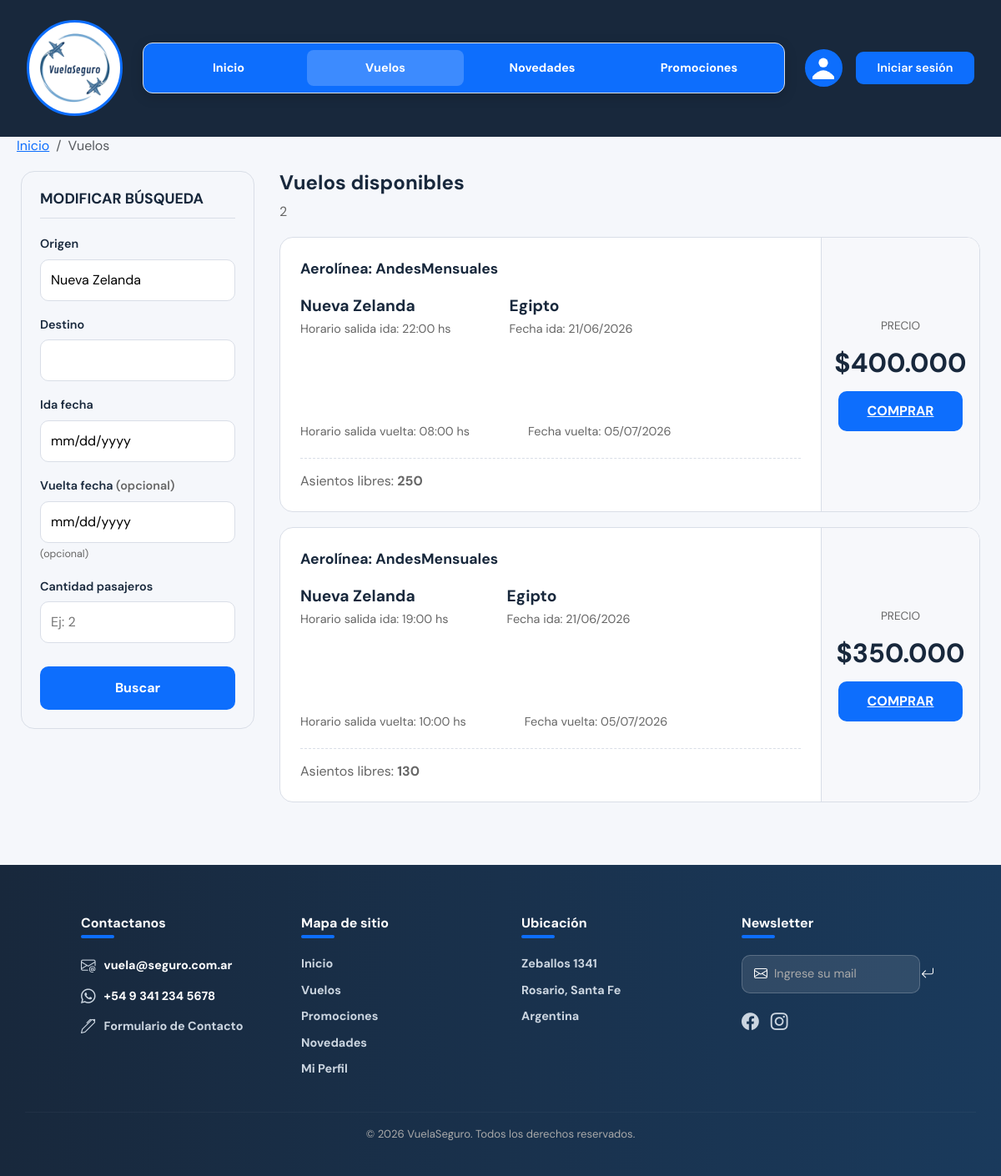
Screenshot of /VUELOS/vuelos.php?origen=Nueva Zelanda with the database file from the repository.
### tables this page shows
CREATE TABLE `vuelos` (
  `codVuelo` int(11) NOT NULL,
  `codAerolinea` int(11) DEFAULT NULL,
  `origenVuelo` varchar(50) DEFAULT NULL,
  `destinoVuelo` varchar(50) DEFAULT NULL,
  `fechaSalidaVuelo` date DEFAULT NULL,
  `horaSalidaVuelo` time(5) DEFAULT NULL,
  `fechaVuelta` date DEFAULT NULL,
  `horaVuelta` time(5) DEFAULT NULL,
  `precioVuelo` decimal(10,0) DEFAULT NULL,
  `asientosDisponibles` int(11) DEFAULT NULL
);

CREATE TABLE `aerolineas` (
  `codAerolinea` int(11) NOT NULL,
  `nombreAerolinea` varchar(100) NOT NULL,
  `codigoIATA` varchar(3) NOT NULL,
  `descripcionAerolinea` varchar(300) NOT NULL,
  `codigoPais` varchar(3) NOT NULL,
  `claveAerolinea` varchar(255) NOT NULL
);

### VUELOS/vuelos.php (the view, shortened to what this page needs)
<?php
include_once('../conexion.inc');
$esCEO = (isset($_SESSION['tipoUsuario']) && $_SESSION['tipoUsuario'] === 'CEO');
$filtroOrigen = isset($_GET['origen']) ? trim($_GET['origen']) : '';
$filtroDestino = isset($_GET['destino']) ? trim($_GET['destino']) : '';
$filtroFechaIda = isset($_GET['fechaIda']) ? $_GET['fechaIda'] : '';
$filtroFechaVuelta = isset($_GET['fechaVuelta']) ? $_GET['fechaVuelta'] : '';
$condiciones = [];
if ($filtroOrigen) {
    $filtroOrigenEsc = mysqli_real_escape_string($link, $filtroOrigen);
    $condiciones  [] = "v.origenVuelo LIKE '%$filtroOrigenEsc%'";
}
$sql = "SELECT v.*, a.nombreAerolinea FROM vuelos v LEFT JOIN aerolineas a ON v.codAerolinea = a.codAerolinea";
if (!empty($condiciones)) {
    $sql = $sql . " WHERE " . implode(" AND ", $condiciones);
}
$sql = $sql . " ORDER BY v.fechaSalidaVuelo ASC";
$result = mysqli_query($link, $sql);
$totalVuelos = mysqli_num_rows($result);
$promosMap = [];
?>
<!DOCTYPE html>
<html lang="es">
<head>
  <link href="https://cdn.jsdelivr.net/npm/bootstrap@5.3.3/dist/css/bootstrap.min.css" rel="stylesheet"/>
  <link rel="stylesheet" href="https://cdn.jsdelivr.net/npm/bootstrap-icons@1.10.5/font/bootstrap-icons.css">
  <link href="../INDEX/estilos-globales.css" rel="stylesheet">
  <link href="vuelos.css" rel="stylesheet">
</head>
<body>
  <section class="navbar-section">
    <div class="header-wrapper">
      <nav class="navbar-custom">
        <div class="logo-wrap">
          <img src="../INDEX/logo-vuelaseguro.png" class="logo-vuela" alt="Logo VuelaSeguro">
        </div>
        <div class="nav-links">
          <a href="../INDEX/index.php">Inicio</a>
          <a href="../VUELOS/vuelos.php" class="active">Vuelos</a>
          <a href="../NOVEDADES/novedades.php">Novedades</a>
          <a href="../PROMOCIONES/promociones.php">Promociones</a>
        </div>
        <div class="nav-right">
          <div class="foto-perfil" title="Perfil">
            <svg width="26" height="40" viewBox="0 0 42 42" xmlns="http://www.w3.org/2000/svg">
              <circle cx="21" cy="10" r="9" fill="#ffffff"/>
              <path d="M -4 42 Q 21 7 46 42 Z" fill="#ffffff"/>
            </svg>
          </div>
          <?php if (isset($_SESSION['nombreUsuario'])): ?>
              <span class="text-white me-2"><a href="../PERFIL/perfiles.php" style="text-decoration: none; color: white">Hola, <strong><?php echo htmlspecialchars($_SESSION['nombreUsuario']); ?></strong></a></span>
              <a href="../LOGIN/logout.php" class="btn-registro" style="text-decoration:none;background:#dc3545;">Cerrar sesion</a>
          <?php else: ?>
              <a href="../LOGIN/login.php" class="btn-registro" style="text-decoration: none; color: white;">Iniciar sesión</a>
          <?php endif; ?>
        </div>
      </nav>
      <nav aria-label="breadcrumb">
        <ol class="breadcrumb">
          <li class="breadcrumb-item"><a href="../INDEX/index.php">Inicio</a></li>
          <li class="breadcrumb-item active" aria-current="page">Vuelos</li>
        </ol>
      </nav>
    </div>
  </section>
  <div class="resultados-wrapper">
    <aside class="sidebar">
      <h3>MODIFICAR BÚSQUEDA</h3>
      <div class="sidebar-grupo">
        <label>Origen</label>
        <input class="sidebar-input" type="text" id="sb_origen" value="<?php echo htmlspecialchars($filtroOrigen); ?>">
      </div>
      <div class="sidebar-grupo">
        <label>Destino</label>
        <input class="sidebar-input" type="text" id="sb_destino" value="<?php echo htmlspecialchars($filtroDestino); ?>">
      </div>
      <div class="sidebar-grupo">
        <label>Ida fecha</label>
        <input class="sidebar-input-date" type="date" id="sb_fechaIda" value="<?php echo htmlspecialchars($filtroFechaIda); ?>">
      </div>
      <div class="sidebar-grupo">
        <label>Vuelta fecha<span style="color: var(--gris);"> (opcional)</span></label>
        <input class="sidebar-input-date" type="date" id="sb_fechaVuelta"
               value="<?php echo htmlspecialchars($filtroFechaVuelta); ?>"
               title="Fecha de vuelta (opcional)">
        <small style="color: var(--gris); font-size: .78rem;">(opcional)</small>
      </div>
      <div class="sidebar-grupo">
        <label>Cantidad pasajeros</label>
        <input class="sidebar-input" type="number" id ="sb_pasajeros" placeholder="Ej: 2" min="1" value="<?php echo htmlspecialchars(isset($_GET['pasajeros']) ? $_GET['pasajeros'] : ''); ?>">
      </div>
      <button class="btn-aplicar" onclick="aplicarFiltros()"> Buscar </button>
    </aside>
    <div class="vuelos-lista">
      <div class="vuelos-header d-flex justify-content-between align-items-center">
        <div>
            <h2>Vuelos disponibles</h2>
            <span class="vuelos-count"><?php echo $totalVuelos; ?></span>
        </div>
      </div>
      <?php if ($totalVuelos > 0): ?>
          <?php while($vuelo = mysqli_fetch_assoc($result)): ?>
            <?php
              $idSeguroVuelo = !empty($vuelo['codVuelo']) ? (int)$vuelo['codVuelo'] : 0;
            ?>
            <div class="vuelo-card">
              <div class="vuelo-info">
                <div class="vuelo-aerolinea-row">
                  <span class="vuelo-aerolinea">Aerolínea: <?php echo htmlspecialchars($vuelo['nombreAerolinea'] ?? 'No disponible'); ?></span>
                </div>
                <div class="vuelo-ruta">
                  <div >
                    <span class="ciudad-nombre"><?php echo htmlspecialchars($vuelo['origenVuelo']); ?></span>
                    <span class="ciudad-horario">Horario salida ida: <?php echo date('H:i', strtotime($vuelo['horaSalidaVuelo'])); ?> hs</span>
                  </div>
                  <div>
                    <span class="ciudad-nombre"><?php echo htmlspecialchars($vuelo['destinoVuelo']); ?></span>
                    <span class="ciudad-horario">Fecha ida: <?php echo date('d/m/Y', strtotime($vuelo['fechaSalidaVuelo'])); ?></span>
                  </div>
                  <?php if (!empty($vuelo['fechaVuelta']) && $vuelo['fechaVuelta'] !== '0000-00-00'): ?>
                    <div>
                      <span class="ciudad-nombre"> &nbsp; </span>
                      <span class="ciudad-horario">Horario salida vuelta: <?php echo date('H:i', strtotime($vuelo['horaVuelta'])); ?> hs</span>
                    </div>
                    <div>
                      <span class="ciudad-nombre"> &nbsp; </span>
                      <span class="ciudad-horario">Fecha vuelta: <?php echo date('d/m/Y', strtotime($vuelo['fechaVuelta'])); ?></span>
                    </div>
                  <?php endif; ?>
                </div>
                <div class="vuelo-detalles-row">
                  <div>Asientos libres: <strong><?php echo $vuelo['asientosDisponibles']; ?></strong></div>
                </div>
              </div>
              <div class="vuelo-precio-col">
                <?php
                  $promoVuelo = $promosMap[$vuelo['codAerolinea']] ?? null;
                  $precioOriginal = (float)$vuelo['precioVuelo'];
                  $precioConDescuento = $promoVuelo
                    ? round($precioOriginal * (1 - $promoVuelo['descuentoPromocion'] / 100))
                    : null;
                ?>
                <span class="precio-label">PRECIO</span>
                <?php if ($promoVuelo): ?>
                  <span class="precio-valor" style="text-decoration:line-through; color:var(--gris); font-size:1rem;">
                    $<?php echo number_format($precioOriginal, 0, ',', '.'); ?>
                  </span>
                  <span class="precio-valor" style="color:var(--verde);">
                    $<?php echo number_format($precioConDescuento, 0, ',', '.'); ?>
                  </span>
                  <span style="background:#e8f8ee;color:var(--verde);border:1px solid #9dd8b5;border-radius:8px;padding:3px 10px;font-size:.78rem;font-weight:700;margin-top:2px;">
                    <i class="bi bi-tag-fill me-1"></i><?php echo number_format($promoVuelo['descuentoPromocion'],0); ?>% OFF — <?php echo htmlspecialchars($promoVuelo['descripcionPromocion']); ?>
                  </span>
                <?php else: ?>
                  <span class="precio-valor">$<?php echo number_format($precioOriginal, 0, ',', '.'); ?></span>
                <?php endif; ?>
                <?php if ($esCEO): ?>
                  <div class="d-flex flex-column gap-2 w-100 mt-2">
                    <button type="button"
                      class="btn btn-warning btn-sm btn-edit text-white w-100"
                      style="border-radius:8px; font-weight:500; padding:10px 20px;"
                      data-id="<?php echo $idSeguroVuelo; ?>"
                      data-origen="<?php echo htmlspecialchars($vuelo['origenVuelo']); ?>"
                      data-destino="<?php echo htmlspecialchars($vuelo['destinoVuelo']); ?>"
                      data-fecha="<?php echo $vuelo['fechaSalidaVuelo']; ?>"
                      data-hora="<?php echo date('H:i', strtotime($vuelo['horaSalidaVuelo'])); ?>"
                      data-precio="<?php echo $vuelo['precioVuelo']; ?>"
                      data-asientos="<?php echo $vuelo['asientosDisponibles']; ?>"
                      data-fecha-vuelta="<?php echo $vuelo['fechaVuelta']; ?>"
                      data-hora-vuelta="<?php echo date('H:i', strtotime($vuelo['horaVuelta'])); ?>"
                    >Editar</button>
                    <button type="button"
                      class="btn btn-danger btn-sm btn-delete w-100"
                      style="border-radius:8px; font-weight:500; padding:10px 20px;"
                      data-bs-toggle="modal"
                      data-bs-target="#modalEliminarVuelo"
                      data-id="<?php echo $idSeguroVuelo; ?>"
                      data-origen="<?php echo htmlspecialchars($vuelo['origenVuelo']); ?>"
                      data-destino="<?php echo htmlspecialchars($vuelo['destinoVuelo']); ?>"
                    >Eliminar</button>
                  </div>
                <?php else: ?>
                  <?php if (isset($_SESSION['tipoUsuario']) && $_SESSION ['tipoUsuario'] === 'usuario'): ?>
                    <button type="button" class="btn-comprar"
                      onclick="confirmarCompra(
                        <?php echo $idSeguroVuelo; ?>,
                        '<?php echo addslashes($vuelo['origenVuelo']); ?>',
                        '<?php echo addslashes($vuelo['destinoVuelo']); ?>',
                        <?php echo $precioOriginal; ?>,
                        <?php echo $precioConDescuento ?? 'null'; ?>,
                        '<?php echo $promoVuelo ? addslashes($promoVuelo['descripcionPromocion']) : ''; ?>'
                      )">
                      COMPRAR
                    </button>
                  <?php else: ?>
                    <a href="../LOGIN/login.php" class="btn-comprar" style="text-align: center;">COMPRAR</a>
                  <?php endif; ?>
                <?php endif; ?>
              </div>
            </div>
          <?php endwhile; ?>
      <?php else: ?>
        <p style="text-align: center; margin-top: 10px; color: var(--gris); border: 1px solid var(--borde); border-radius: 8px; padding: 40px 20px; background-color: var(--gris-claro);">No hay vuelos disponibles en este momento.</p>
      <?php endif; ?>
    </div>
  </div>
  <section class="footer-section">
    <footer>
      <div class="row">
        <div class="col">
          <h3><strong>Contactanos</strong><div class="subrayado"></div></h3>
          <ul>
            <li><i class="bi bi-envelope-at"></i><a>vuela@seguro.com.ar</a></li>
            <li><i class="bi bi-whatsapp"></i><a>+54 9 341 234 5678</a></li>
            <li><i class="bi bi-pen"></i><a href="../CONTACTO/contacto.html">Formulario de Contacto</a></li>
          </ul>
        </div>
        <div class="col">
          <h3><strong>Mapa de sitio</strong><div class="subrayado"></div></h3>
          <ul>
            <li><a href="../INDEX/index.php">Inicio</a></li>
            <li><a href="../VUELOS/vuelos.php">Vuelos</a></li>
            <li><a href="../PROMOCIONES/promociones.php">Promociones</a></li>
            <li><a href="../NOVEDADES/novedades.php">Novedades</a></li>
            <li><a href="">Mi Perfil</a></li>
          </ul>
        </div>
        <div class="col">
          <h3><strong>Ubicación</strong><div class="subrayado"></div></h3>
          <ul>
            <li><a href="https://maps.app.goo.gl/UvsGpUXHgk9GkpYP9" target="_blank">Zeballos 1341</a></li>
            <li><a href="https://maps.app.goo.gl/87YMeSLAp74gH9mc7" target="_blank">Rosario, Santa Fe</a></li>
            <li><a href="https://maps.app.goo.gl/u94xc8o8xowqeTuz8" target="_blank">Argentina</a></li>
          </ul>
        </div>
        <div class="col">
          <h3><strong>Newsletter</strong><div class="subrayado"></div></h3>
          <form>
            <i class="bi bi-envelope"></i>
            <input type="email" placeholder="Ingrese su mail">
            <button type="submit"><i class="bi bi-arrow-return-left"></i></button>
          </form>
          <div class="iconos-redes">
            <i class="bi bi-facebook"></i>
            <i class="bi bi-instagram"></i>
          </div>
        </div>
      </div>
      <hr>
      <p class="copyright">© 2026 VuelaSeguro. Todos los derechos reservados.</p>
    </footer>
  </section>
</body>
</html>

### rows the page displays
vuelos: aerolineas.nombreAerolinea "AndesMensuales", origenVuelo "Nueva Zelanda", horaSalidaVuelo "22:00", destinoVuelo "Egipto", fechaSalidaVuelo "21/06/2026", horaVuelta "08:00", fechaVuelta "05/07/2026", asientosDisponibles "250", precioVuelo "400.000"
vuelos: aerolineas.nombreAerolinea "AndesMensuales", origenVuelo "Nueva Zelanda", horaSalidaVuelo "19:00", destinoVuelo "Egipto", fechaSalidaVuelo "21/06/2026", horaVuelta "10:00", fechaVuelta "05/07/2026", asientosDisponibles "130", precioVuelo "350.000"

### other values shown
$totalVuelos "2"
